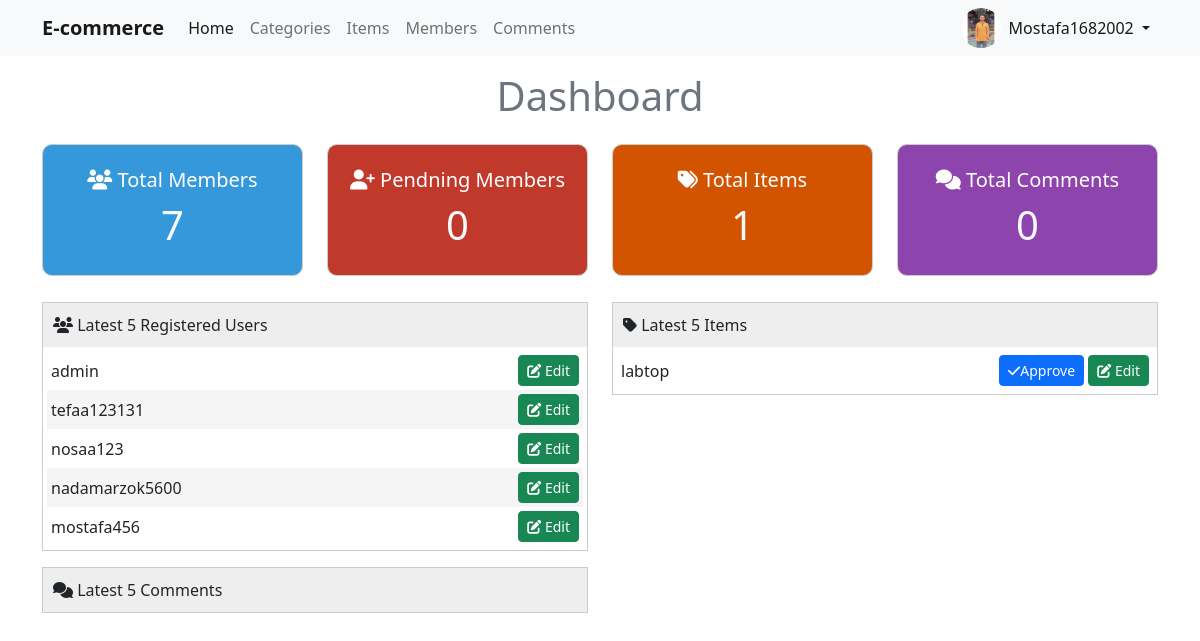
The page /dashboard.php (signed in) on the database as committed earlier.
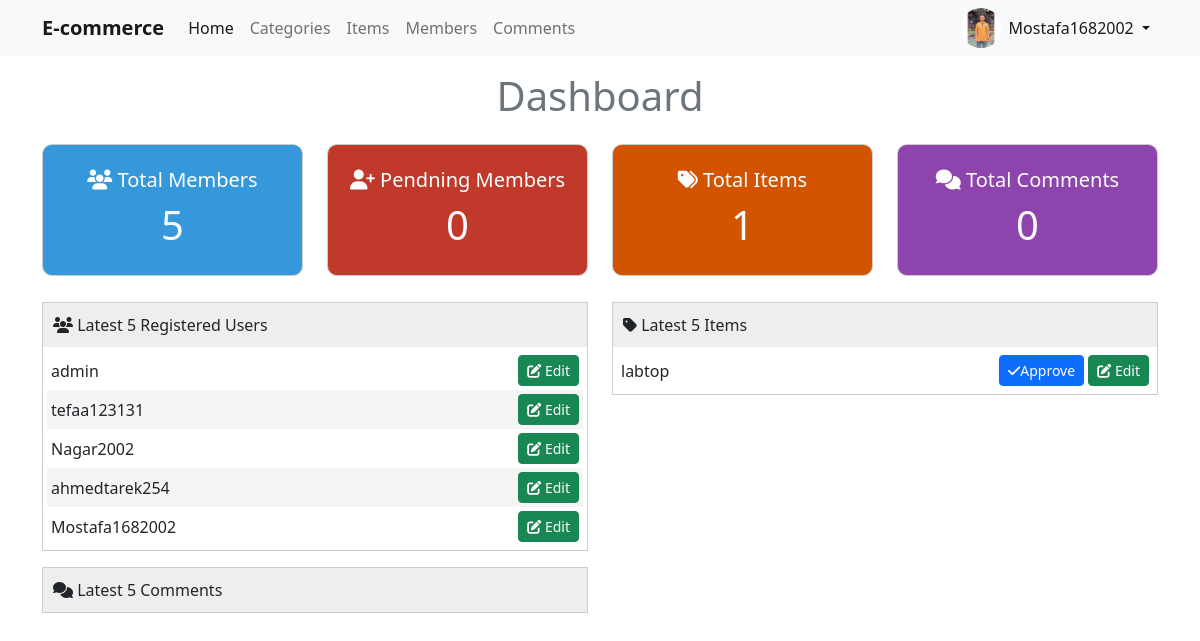
The same page on the database as committed later.
### tables this page shows
CREATE TABLE `users` (
  `UserID` int(11) NOT NULL,
  `Username` varchar(255) NOT NULL,
  `Password` varchar(255) NOT NULL,
  `Email` varchar(255) NOT NULL,
  `FullName` varchar(255) NOT NULL,
  `admin` int(11) NOT NULL DEFAULT 0,
  `ImgeUser` varchar(255) NOT NULL,
  `Date` date DEFAULT NULL,
  `RegStatus` char(1) NOT NULL DEFAULT '0'
);

CREATE TABLE `items` (
  `item_ID` int(11) NOT NULL,
  `item_name` varchar(255) NOT NULL,
  `item_description` text NOT NULL,
  `item_price` varchar(50) NOT NULL,
  `item_date` date NOT NULL,
  `item_countryMade` varchar(100) NOT NULL,
  `item_image` varchar(100) NOT NULL,
  `item_status` varchar(100) NOT NULL,
  `item_rating` smallint(6) NOT NULL,
  `approve` tinyint(4) NOT NULL DEFAULT 0,
  `cate_ID` smallint(6) NOT NULL,
  `user_ID` int(11) NOT NULL
);

### includes/functions/functions.php (called while the page is built, shortened)
<?php
function setActive($name)
{
    global $pagename;
    if (isset($pagename) && $pagename == $name) {
        return "active";
    }
    return false;
}
function countItems($table, $coloumn = '', $value = '')
{
    global $connection;
    $con = '';
    if (!empty($coloumn) && $value != '') {
        $con = "WHERE `$coloumn`=$value";
    }
    $items = $connection->query("SELECT * FROM `$table` $con");
    return $items->rowCount();
}
function getLatest($selected, $table, $orderCol, $limit = 5)
{
    global $connection;
    $items = $connection->query("SELECT $selected FROM `$table` ORDER BY `$orderCol` DESC LIMIT $limit");
    $items = $items->fetchAll(PDO::FETCH_ASSOC);
    return $items;
}

### dashboard.php (the view, shortened to what this page needs)
<?php
$title = 'Dashboard';
$pagename = 'Home';
include_once('connection.php');
include_once('includes/functions/functions.php');
include_once('includes/templates/header.php');
include_once('includes/templates/navbar.php');
$latestUsers = 5;
$userLasted = getLatest('*', 'users', 'UserID', $latestUsers);
$latestItems = 5;
$itemLasted = getLatest('*', 'items', 'item_ID', $latestItems);
$latestComments = 5;
?>
<div class="dashboard">
    <h1 class="text-secondary text-center py-3"><?php echo $title ?></h1>
    <div class="container text-center">
        <div class="row">
            <div class="col col-md-6 col-lg-3 col-12">
                <div class="stat total-members">
                    <p><i class="fas fa-users"></i> Total Members</p>
                    <span><a href="/Admin/Members/members.php" class="text-light text-decoration-none"><?php echo countItems("users") ?></a></span>
                </div>
            </div>
            <div class="col  col-md-6 col-lg-3 col-12">
                <div class="stat  pending-members">
                    <p><i class="fas fa-user-plus"></i> Pendning Members</p>
                    <span><a href="/Admin/Members/members.php?page=pending" class="text-light text-decoration-none"><?php echo countItems("users", "RegStatus", "0") ?></a></span>
                </div>
            </div>
            <div class="col  col-md-6 col-lg-3 col-12">
                <div class="stat  total-items">
                    <p><i class="fas fa-tags"></i> Total Items</p>
                    <span><a href="/Admin/items/items.php" class="text-light text-decoration-none"><?php echo countItems("items") ?></a></span>
                </div>
            </div>
            <div class="col  col-md-6 col-lg-3 col-12 ">
                <div class="stat  total-comments">
                    <p><i class="fas fa-comments"></i> Total Comments</p>
                    <span><a href="/Admin/comments/comments.php" class="text-light text-decoration-none"><?php echo countItems("comments") ?></a></span>
                </div>
            </div>
        </div>
    </div>
    <div class="container py-3">
        <div class="row">
            <div class="col col-12 col-md-6 mb-3">
                <div class="panel">
                    <div class="panel-heading">
                        <i class="fas fa-users"></i> Latest <?php echo $latestUsers ?> Registered Users
                    </div>
                    <div class="panel-body p-0">
                        <ul class="latest-user p-1 m-0">
                            <?php
                            foreach ($userLasted as $user) : ?>
                                <li class="p-1 d-flex align-items-center justify-content-between">
                                    <?php echo $user['Username'] ?>
                                    <div class="btns">
                                        <a href="/Admin/Members/editeMember.php?id=<?php echo $user['UserID'] . "&username=" . $user['Username'] ?>" class=" btn btn-success btn-sm"><i class="fa-solid fa-pen-to-square"></i>
                                            Edit</a>
                                    </div>
                                </li>
                            <?php
                            endforeach
                            ?>
                        </ul>
                    </div>
                </div>
            </div>
            <div class="col col-12 col-md-6 mb-3">
                <div class="panel">
                    <div class="panel-heading">
                        <i class="fas fa-tag"></i> Latest <?php echo $latestItems ?> Items
                    </div>
                    <div class="panel-body p-0">
                        <ul class="latest-user p-1 m-0">
                            <?php
                            foreach ($itemLasted as $item) : ?>
                                <li class="p-1 d-flex align-items-center justify-content-between">
                                    <?php echo $item['item_name'] ?>
                                    <div class="btns">
                                        <?php
                                        if ($item['approve'] == 0) : ?>
                                            <a href="/Tranining/Admin/items/approveitem.php?id=<?php echo $item['item_ID'] . "&name=" . $item['item_name'] ?>" class="btn btn-primary btn-sm"><i class="fa-sharp fa-solid fa-check"></i>Approve</a>
                                        <?php
                                        endif
                                        ?>
                                        <a href="/Tranining/Admin/items/edititem.php?id=<?php echo $item['item_ID'] . "&name=" . $item['item_name'] ?>" class=" btn btn-success btn-sm"><i class="fa-solid fa-pen-to-square"></i>
                                            Edit</a>
                                    </div>
                                </li>
                            <?php
                            endforeach
                            ?>
                        </ul>
                    </div>
                </div>
            </div>
            <div class="col col-12 col-md-6 mb-3">
                <div class="panel">
                    <div class="panel-heading">
                        <i class="fas fa-comments"></i> Latest <?php echo $latestComments ?> Comments
                    </div>
                </div>
            </div>
        </div>
    </div>
</div>
<?php
include_once('includes/templates/footer.php');
?>

### includes/templates/header.php (shortened to what this page needs)
<!DOCTYPE html>
<html>
<head>
    <link rel="stylesheet" href="https://cdnjs.cloudflare.com/ajax/libs/twitter-bootstrap/5.2.0/css/bootstrap.min.css">
    <link rel="stylesheet" href="https://cdn.datatables.net/1.13.2/css/dataTables.bootstrap5.min.css">
    <link rel="stylesheet" href="https://cdnjs.cloudflare.com/ajax/libs/font-awesome/6.3.0/css/all.min.css" />
    <link rel="stylesheet" href="https://cdnjs.cloudflare.com/ajax/libs/bootstrap/5.2.3/css/bootstrap.min.css">
    <?php
    $arr = ['Members', 'Comments', 'Categories', 'Items'];
    if (in_array($pagename, $arr)) { ?>
        <link rel="stylesheet" href="../layout/css/front.css" />
    <?php } else {   ?>
        <link rel="stylesheet" href="layout/css/front.css" />
    <?php }  ?>
</head>
<body>

### includes/templates/navbar.php (shortened to what this page needs)
<nav class="navbar navbar-expand-lg navbar-light bg-light">
    <div class="container">
        <a class="navbar-brand fw-bold" href="/Admin/dashboard.php">E-commerce</a>
        <div class="collapse navbar-collapse" id="navbarSupportedContent">
            <ul class="navbar-nav me-auto mb-2 mb-lg-0">
                <li class="nav-item">
                    <a class="nav-link <?php echo setActive('Home') ?>" aria-current="page" href="/Admin/dashboard.php">Home</a>
                </li>
                <li class="nav-item">
                    <a class="nav-link <?php echo setActive('Categories') ?>" aria-current="page" href="/Admin/categories/categories.php">Categories</a>
                </li>
                <li class="nav-item">
                    <a class="nav-link <?php echo setActive('Items') ?>" aria-current="page" href="/Admin/items/items.php">Items</a>
                </li>
                <li class="nav-item">
                    <a class="nav-link <?php echo setActive('Members') ?>" aria-current="page" href="/Admin/Members/members.php">Members</a>
                </li>
                <li class="nav-item">
                    <a class="nav-link <?php echo setActive('Comments') ?>" aria-current="page" href="/Admin/comments/comments.php">Comments</a>
                </li>
            </ul>
            <ul class="navbar-nav ">
                <li class="nav-item dropdown d-flex">
                    <?php
                    $id = $_SESSION['user_id'];
                    $us = $connection->query("SELECT * FROM users WHERE UserID=$id");
                    $us = $us->fetch(PDO::FETCH_ASSOC);
                    $srcImg = $us['ImgeUser'];
                    ?>
                    <img src="/Admin/includes/uploads/images_members/<?php echo $srcImg ?>" alt="" class="img-nav">
                    <a class="nav-link dropdown-toggle active" href="#" id="navbarDropdown" role="button" data-bs-toggle="dropdown" aria-expanded="false">
                        <?php echo $_SESSION['user_name'] ?>
                    </a>
                </li>
            </ul>
        </div>
    </div>
</nav>

### includes/templates/footer.php (shortened to what this page needs)
</body>
</html>

### layout/css/front.css (style rules this page uses)
.navbar { position: sticky !important; top: 0; left: 0; right: 0; z-index: 100; }
.img-nav { width: 40px; height: 40px; border-radius: 50%; }
.stat { background-color: #eee; border: 1px solid #ccc; padding: 20px; color: #fff; border-radius: 10px; margin-bottom: 10px; }
.stat.total-members { background-color: #3498db; }
.stat.pending-members { background-color: #c0392b; }
.stat.total-items { background-color: #d35400; }
.stat.total-comments { background-color: #8e44ad; }
.stat p { font-size: 20px; margin: 0; }
.stat span { font-size: 40px; }
.panel { border: 1px solid #ccc; }
.panel-heading { background-color: #eee; padding: 10px; }
.latest-user li:nth-of-type(even) { background-color: whitesmoke; }

Rows that differ between the two databases and show on the page:
removed users: Username "mostafa456"
now on one of the page's lists (row unchanged): users: Username "Mostafa1682002"
changed users: Username "nosaa123" → "Nagar2002"
changed users: Username "nadamarzok5600" → "ahmedtarek254"
Other text that changed with them:
countItems("users"): "7" → "5"
